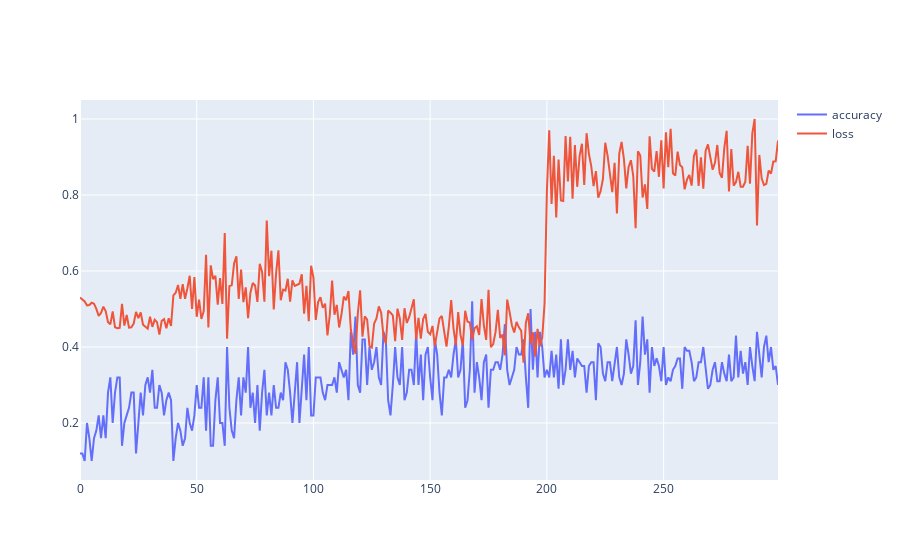

Notebook code cell kept with this figure:
### Code cell
# Now train the model
# train_using_raw_data()
train_using_set_img_loader()

### Figure 1 — Plotly figure (JSON) as saved in the notebook; plotly's stock layout.template omitted (floating-point values rounded to 4 significant figures; data arrays with more than 128 entries replaced by an {"elided": "..."} marker saying what was removed)
{"data": [{"mode": "lines", "name": "accuracy", "type": "scatter", "x": {"elided": "300 int values"}, "y": {"elided": "300 float values"}}, {"mode": "lines", "name": "loss", "type": "scatter", "x": {"elided": "300 int values"}, "y": {"elided": "300 float values"}}], "layout": {}}
